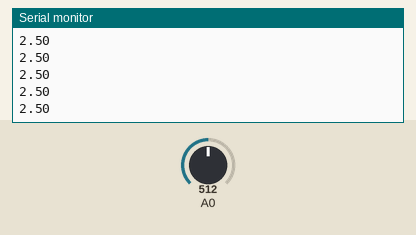
Bench run of a sketch on a simulated Arduino Uno, built with avr-gcc and run on an emulated ATmega328P. Shown: the last lines printed to the serial monitor. Inputs (shaded band) come from the test bench; at power-on: A0 = 512.

Above: at 1.2 s.
1.3 s: A0 set to 716
At 1.68 s:
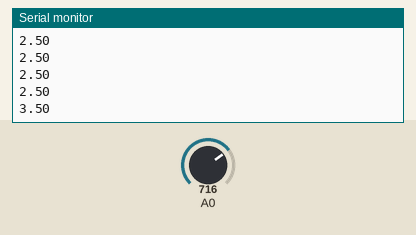
2.8 s: A0 set to 900
At 2.94 s:
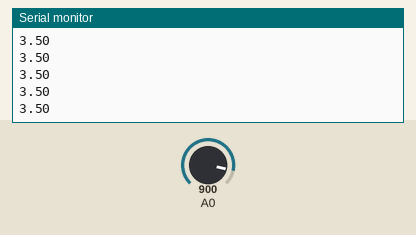
Timing chart, 0 to 5.8 s (numbered marks = the images above; inputs shaded):
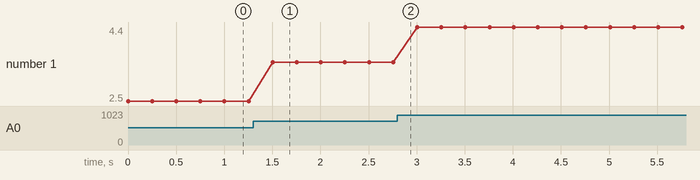

Measured:
- after the input at 1.3 s, the serial monitor: prints a new line after 0.20 s (image 1)
- plotted number 1: 2.5 → 3.5 after the input at 1.3 s, 3.5 → 4.4 after the input at 2.8 s

The sketch:

mesure_ubat.ino
```cpp
/*
 * Code d'exemple pour la fonction analogRead().
 */

// Fonction setup(), appelée au démarrage de la carte Arduino
void setup() {

  // Initialise la communication avec le PC
  Serial.begin(9600);
}

// Fonction loop(), appelée continuellement en boucle tant que la carte Arduino est alimentée
void loop() {

  // Mesure la tension sur la broche A0
  int valeur = analogRead(A0);

  // Transforme la mesure (nombre entier) en tension via un produit en croix
  float tension = valeur * (5.0 / 1023.0);

  // Envoi la mesure au PC pour affichage et attends 250ms
  Serial.println(tension);
  delay(250);
}
```
